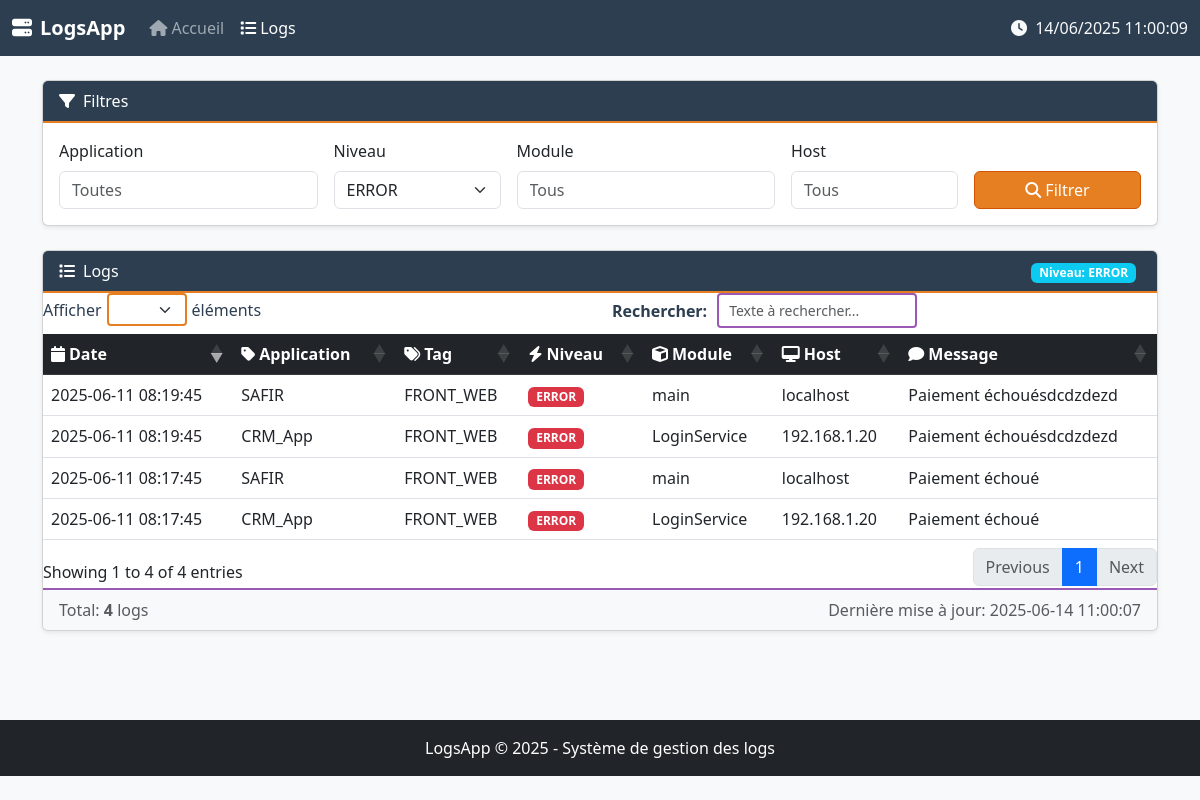
The app's page /logs?level=ERROR with its own data.
### tables this page shows
CREATE TABLE logs (
                    id INTEGER PRIMARY KEY AUTOINCREMENT,
                    application TEXT,
                    tag TEXT,
                    timestamp TEXT,
                    level TEXT,
                    message TEXT,
                    user TEXT,
                    module TEXT,
                    host TEXT
                );

### server/app.py (the view)
@app.route('/logs')
def view_logs():
    filters = {
        'tag': request.args.get('tag', ''),
        'level': request.args.get('level', ''),
        'application': request.args.get('application', ''),
        'module': request.args.get('module', ''),
        'host': request.args.get('host', '')
    }
    logs = db.get_logs(
        tag=filters['tag'],
        level=filters['level'],
        application=filters['application'],
        module=filters['module'],
        host=filters['host']
    )
    stats = {
        'total': len(logs),
        'info': sum(1 for log in logs if log['level'] == 'INFO'),
        'warnings': sum(1 for log in logs if log['level'] == 'WARNING'),
        'errors': sum(1 for log in logs if log['level'] == 'ERROR')
    }
    return render_template(
        'logs.html',
        logs=logs,
        stats=stats,
        **filters
    )

### server/app.py (called while the page is built)
@app.context_processor
def inject_global_vars():
    return {
        'now': datetime.now().strftime("%Y-%m-%d %H:%M:%S"),
        'app_name': 'LogsApp'
    }

### server/db_sqlite.py (called while the page is built)
    def get_logs(self, tag='', level='', application='', module='', host='', limit=100):
        query = 'SELECT * FROM logs WHERE 1=1'
        params = []
        if tag:
            query += ' AND tag = ?'
            params.append(tag)
        if level:
            query += ' AND level = ?'
            params.append(level)
        if application:
            query += ' AND application = ?'
            params.append(application)
        if module:
            query += ' AND module = ?'
            params.append(module)
        if host:
            query += ' AND host = ?'
            params.append(host)
        query += ' ORDER BY timestamp DESC LIMIT ?'
        params.append(limit)
        cur = self.conn.cursor()
        cur.execute(query, params)
        return cur.fetchall()

### server/templates/logs.html (shortened to what this page needs)
{% extends "base.html" %}
{% block extra_css %}
<link rel="stylesheet" href="https://cdn.datatables.net/1.13.6/css/dataTables.bootstrap5.min.css">
{% endblock %}
{% block content %}
<div class="card shadow-sm mb-4">
    <div class="card-header bg-primary text-white">
        <i class="fas fa-filter me-2"></i>Filtres
    </div>
    <div class="card-body">
        <form id="filterForm" class="row g-3">
            <div class="col-md-3">
                <label for="appFilter" class="form-label">Application</label>
                <input type="text" class="form-control" id="appFilter" name="application"
                       value="{{ application or '' }}" placeholder="Toutes">
            </div>
            <div class="col-md-2">
                <label for="levelFilter" class="form-label">Niveau</label>
                <select class="form-select" id="levelFilter" name="level">
                    <option value="ERROR" {% if level == 'ERROR' %}selected{% endif %}>ERROR</option>
                </select>
            </div>
            <div class="col-md-3">
                <label for="moduleFilter" class="form-label">Module</label>
                <input type="text" class="form-control" id="moduleFilter" name="module"
                       value="{{ module or '' }}" placeholder="Tous">
            </div>
            <div class="col-md-2">
                <label for="hostFilter" class="form-label">Host</label>
                <input type="text" class="form-control" id="hostFilter" name="host"
                       value="{{ host or '' }}" placeholder="Tous">
            </div>
            <div class="col-md-2 d-flex align-items-end">
                <button type="submit" class="btn btn-primary w-100">
                    <i class="fas fa-search me-1"></i>Filtrer
                </button>
            </div>
        </form>
    </div>
</div>
<div class="card shadow-sm">
    <div class="card-header bg-primary text-white d-flex justify-content-between align-items-center">
        <span><i class="fas fa-list me-2"></i>Logs</span>
        <div id="filterSummary">
            {% if level %}<span class="badge bg-info">Niveau: {{ level }}</span>{% endif %}
        </div>
    </div>
    <div class="card-body p-0">
        <div class="table-responsive">
            <table id="logsTable" class="table table-hover mb-0">
                <thead class="table-dark">
                    <tr>
                        <th><i class="fas fa-calendar me-1"></i>Date</th>
                        <th><i class="fas fa-tag me-1"></i>Application</th>
                        <th><i class="fas fa-tags me-1"></i>Tag</th>
                        <th><i class="fas fa-bolt me-1"></i>Niveau</th>
                        <th><i class="fas fa-cube me-1"></i>Module</th>
                        <th><i class="fas fa-desktop me-1"></i>Host</th>
                        <th><i class="fas fa-comment me-1"></i>Message</th>
                    </tr>
                </thead>
                <tbody>
                    {% for log in logs %}
                    <tr class="{% if log.level == 'ERROR' %}log-error{% elif log.level == 'WARNING' %}log-warning{% else %}log-info{% endif %}">
                        <td>{{ log.timestamp }}</td>
                        <td>{{ log.application }}</td>
                        <td>{{ log.tag }}</td>
                        <td>
                            <span class="badge
                                {% if log.level == 'ERROR' %}bg-danger
                                {% elif log.level == 'WARNING' %}bg-warning text-dark
                                {% elif log.level == 'INFO' %}bg-info text-dark
                                {% else %}bg-secondary{% endif %}">
                                {{ log.level }}
                            </span>
                        </td>
                        <td>{{ log.module }}</td>
                        <td>{{ log.host }}</td>
                        <td>{{ log.message }}</td>
                    </tr>
                    {% else %}
                    <tr>
                        <td colspan="7" class="text-center py-4 text-muted">Aucun log disponible</td>
                    </tr>
                    {% endfor %}
                </tbody>
            </table>
        </div>
    </div>
    <div class="card-footer text-muted">
        <div class="d-flex justify-content-between">
            <div>Total: <strong>{{ logs|length }}</strong> logs</div>
            <div>Dernière mise à jour: <span id="lastUpdate">{{ now }}</span></div>
        </div>
    </div>
</div>
{% endblock %}

### server/templates/base.html (style rules this page uses)
.log-error { background-color: #f8d7da; }
.table-responsive { max-height: 70vh; overflow-y: auto; }

### server/templates/logs.html (style rules this page uses)
.bg-primary { background-color: #2c3e50 !important; }
.btn-primary { background-color: #e67e22 !important; border-color: #d35400 !important; }
.badge.bg-info { background-color: #d1ecf1; }
.card-header { border-bottom: 2px solid #e67e22; }
.card-footer { background-color: #f8f9fa; border-top: 2px solid #9b59b6; }
.log-error { background-color: #f8d7da; }
#filterSummary .badge { margin-right: 5px; }

### records on screen
logs: timestamp "2025-06-11 08:19:45", application "SAFIR", tag "FRONT_WEB", level "ERROR", module "main", host "localhost", message "Paiement échouésdcdzdezd"
logs: timestamp "2025-06-11 08:19:45", application "CRM_App", tag "FRONT_WEB", level "ERROR", module "LoginService", host "192.168.1.20", message "Paiement échouésdcdzdezd"
logs: timestamp "2025-06-11 08:17:45", application "SAFIR", tag "FRONT_WEB", level "ERROR", module "main", host "localhost", message "Paiement échoué"
logs: timestamp "2025-06-11 08:17:45", application "CRM_App", tag "FRONT_WEB", level "ERROR", module "LoginService", host "192.168.1.20", message "Paiement échoué"

### other values on screen
{{ level }} "ERROR"
{{ logs|length }} "4"
{{ now }} "2025-06-14 11:00:07"
{{ now[:4] }} "2025"
